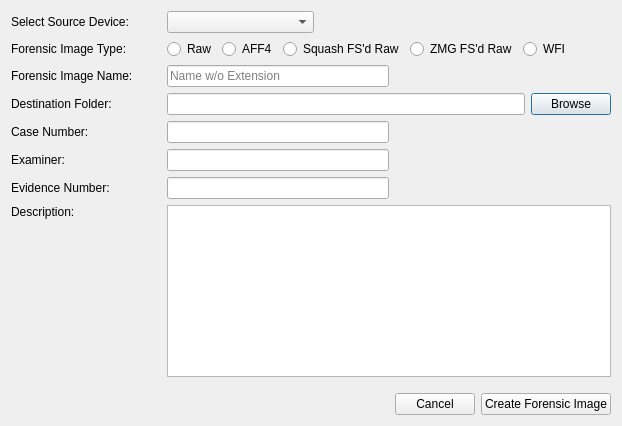
<?xml version="1.0" encoding="UTF-8"?>
<ui version="4.0">
 <class>ForImgDialog</class>
 <widget class="QDialog" name="ForImgDialog">
  <property name="windowModality">
   <enum>Qt::ApplicationModal</enum>
  </property>
  <property name="geometry">
   <rect>
    <x>0</x>
    <y>0</y>
    <width>622</width>
    <height>426</height>
   </rect>
  </property>
  <property name="windowTitle">
   <string>Create Forensic Image</string>
  </property>
  <property name="windowIcon">
   <iconset resource="wombatforensics.qrc">
    <normaloff>:/bar/newforimg</normaloff>:/bar/newforimg</iconset>
  </property>
  <layout class="QVBoxLayout" name="verticalLayout">
   <property name="spacing">
    <number>6</number>
   </property>
   <item>
    <layout class="QHBoxLayout" name="horizontalLayout">
     <item>
      <widget class="QLabel" name="label">
       <property name="minimumSize">
        <size>
         <width>150</width>
         <height>0</height>
        </size>
       </property>
       <property name="text">
        <string>Select Source Device:</string>
       </property>
      </widget>
     </item>
     <item>
      <widget class="QComboBox" name="sourcecombo">
       <property name="currentText">
        <string/>
       </property>
       <property name="placeholderText">
        <string>Select Source Device</string>
       </property>
      </widget>
     </item>
     <item>
      <spacer name="horizontalSpacer">
       <property name="orientation">
        <enum>Qt::Horizontal</enum>
       </property>
       <property name="sizeHint" stdset="0">
        <size>
         <width>40</width>
         <height>20</height>
        </size>
       </property>
      </spacer>
     </item>
    </layout>
   </item>
   <item>
    <layout class="QHBoxLayout" name="horizontalLayout_2">
     <item>
      <widget class="QLabel" name="label_2">
       <property name="minimumSize">
        <size>
         <width>150</width>
         <height>0</height>
        </size>
       </property>
       <property name="text">
        <string>Forensic Image Type:</string>
       </property>
      </widget>
     </item>
     <item>
      <widget class="QRadioButton" name="rawradio">
       <property name="text">
        <string>Raw</string>
       </property>
      </widget>
     </item>
     <item>
      <widget class="QRadioButton" name="aff4radio">
       <property name="text">
        <string>AFF4</string>
       </property>
      </widget>
     </item>
     <item>
      <widget class="QRadioButton" name="sfsradio">
       <property name="text">
        <string>Squash FS'd Raw</string>
       </property>
      </widget>
     </item>
     <item>
      <widget class="QRadioButton" name="zmgradio">
       <property name="text">
        <string>ZMG FS'd Raw</string>
       </property>
      </widget>
     </item>
     <item>
      <widget class="QRadioButton" name="wfiradio">
       <property name="text">
        <string>WFI</string>
       </property>
      </widget>
     </item>
     <item>
      <spacer name="horizontalSpacer_2">
       <property name="orientation">
        <enum>Qt::Horizontal</enum>
       </property>
       <property name="sizeHint" stdset="0">
        <size>
         <width>40</width>
         <height>20</height>
        </size>
       </property>
      </spacer>
     </item>
    </layout>
   </item>
   <item>
    <layout class="QHBoxLayout" name="horizontalLayout_3">
     <item>
      <widget class="QLabel" name="label_3">
       <property name="minimumSize">
        <size>
         <width>150</width>
         <height>0</height>
        </size>
       </property>
       <property name="text">
        <string>Forensic Image Name:</string>
       </property>
      </widget>
     </item>
     <item>
      <widget class="QLineEdit" name="nameedit">
       <property name="placeholderText">
        <string>Name w/o Extension</string>
       </property>
      </widget>
     </item>
     <item>
      <spacer name="horizontalSpacer_3">
       <property name="orientation">
        <enum>Qt::Horizontal</enum>
       </property>
       <property name="sizeType">
        <enum>QSizePolicy::Expanding</enum>
       </property>
       <property name="sizeHint" stdset="0">
        <size>
         <width>100</width>
         <height>20</height>
        </size>
       </property>
      </spacer>
     </item>
    </layout>
   </item>
   <item>
    <layout class="QHBoxLayout" name="horizontalLayout_4">
     <item>
      <widget class="QLabel" name="label_4">
       <property name="minimumSize">
        <size>
         <width>150</width>
         <height>0</height>
        </size>
       </property>
       <property name="text">
        <string>Destination Folder:</string>
       </property>
      </widget>
     </item>
     <item>
      <widget class="QLineEdit" name="pathedit"/>
     </item>
     <item>
      <widget class="QPushButton" name="browsebutton">
       <property name="text">
        <string>Browse</string>
       </property>
      </widget>
     </item>
    </layout>
   </item>
   <item>
    <layout class="QHBoxLayout" name="horizontalLayout_6">
     <property name="spacing">
      <number>6</number>
     </property>
     <property name="topMargin">
      <number>0</number>
     </property>
     <property name="bottomMargin">
      <number>0</number>
     </property>
     <item>
      <widget class="QLabel" name="label_5">
       <property name="minimumSize">
        <size>
         <width>150</width>
         <height>0</height>
        </size>
       </property>
       <property name="text">
        <string>Case Number:</string>
       </property>
      </widget>
     </item>
     <item>
      <widget class="QLineEdit" name="caseedit">
       <property name="inputMask">
        <string/>
       </property>
       <property name="placeholderText">
        <string/>
       </property>
      </widget>
     </item>
     <item>
      <spacer name="horizontalSpacer_4">
       <property name="orientation">
        <enum>Qt::Horizontal</enum>
       </property>
       <property name="sizeHint" stdset="0">
        <size>
         <width>40</width>
         <height>20</height>
        </size>
       </property>
      </spacer>
     </item>
    </layout>
   </item>
   <item>
    <layout class="QHBoxLayout" name="horizontalLayout_7">
     <property name="topMargin">
      <number>0</number>
     </property>
     <property name="bottomMargin">
      <number>0</number>
     </property>
     <item>
      <widget class="QLabel" name="label_6">
       <property name="minimumSize">
        <size>
         <width>150</width>
         <height>0</height>
        </size>
       </property>
       <property name="text">
        <string>Examiner:</string>
       </property>
      </widget>
     </item>
     <item>
      <widget class="QLineEdit" name="examineredit">
       <property name="placeholderText">
        <string/>
       </property>
      </widget>
     </item>
     <item>
      <spacer name="horizontalSpacer_6">
       <property name="orientation">
        <enum>Qt::Horizontal</enum>
       </property>
       <property name="sizeHint" stdset="0">
        <size>
         <width>40</width>
         <height>20</height>
        </size>
       </property>
      </spacer>
     </item>
    </layout>
   </item>
   <item>
    <layout class="QHBoxLayout" name="horizontalLayout_8">
     <property name="topMargin">
      <number>0</number>
     </property>
     <property name="bottomMargin">
      <number>0</number>
     </property>
     <item>
      <widget class="QLabel" name="label_7">
       <property name="minimumSize">
        <size>
         <width>150</width>
         <height>0</height>
        </size>
       </property>
       <property name="text">
        <string>Evidence Number:</string>
       </property>
      </widget>
     </item>
     <item>
      <widget class="QLineEdit" name="evidnumedit"/>
     </item>
     <item>
      <spacer name="horizontalSpacer_7">
       <property name="orientation">
        <enum>Qt::Horizontal</enum>
       </property>
       <property name="sizeHint" stdset="0">
        <size>
         <width>40</width>
         <height>20</height>
        </size>
       </property>
      </spacer>
     </item>
    </layout>
   </item>
   <item>
    <layout class="QHBoxLayout" name="horizontalLayout_9">
     <property name="topMargin">
      <number>0</number>
     </property>
     <property name="bottomMargin">
      <number>0</number>
     </property>
     <item>
      <widget class="QLabel" name="label_8">
       <property name="minimumSize">
        <size>
         <width>150</width>
         <height>0</height>
        </size>
       </property>
       <property name="text">
        <string>Description:</string>
       </property>
       <property name="alignment">
        <set>Qt::AlignLeading|Qt::AlignLeft|Qt::AlignTop</set>
       </property>
      </widget>
     </item>
     <item>
      <widget class="QTextEdit" name="descriptionedit"/>
     </item>
    </layout>
   </item>
   <item>
    <spacer name="verticalSpacer">
     <property name="orientation">
      <enum>Qt::Vertical</enum>
     </property>
     <property name="sizeHint" stdset="0">
      <size>
       <width>20</width>
       <height>30</height>
      </size>
     </property>
    </spacer>
   </item>
   <item>
    <layout class="QHBoxLayout" name="horizontalLayout_5">
     <property name="spacing">
      <number>6</number>
     </property>
     <item>
      <spacer name="horizontalSpacer_5">
       <property name="orientation">
        <enum>Qt::Horizontal</enum>
       </property>
       <property name="sizeHint" stdset="0">
        <size>
         <width>40</width>
         <height>20</height>
        </size>
       </property>
      </spacer>
     </item>
     <item>
      <widget class="QPushButton" name="cancelbutton">
       <property name="text">
        <string>Cancel</string>
       </property>
      </widget>
     </item>
     <item>
      <widget class="QPushButton" name="createbutton">
       <property name="text">
        <string>Create Forensic Image</string>
       </property>
      </widget>
     </item>
    </layout>
   </item>
  </layout>
 </widget>
 <resources>
  <include location="wombatforensics.qrc"/>
 </resources>
 <connections/>
</ui>
